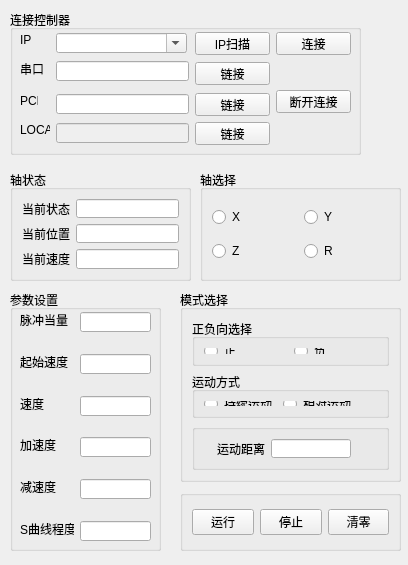
<?xml version="1.0" encoding="UTF-8"?>
<ui version="4.0">
 <class>Form</class>
 <widget class="QWidget" name="Form">
  <property name="geometry">
   <rect>
    <x>0</x>
    <y>0</y>
    <width>408</width>
    <height>565</height>
   </rect>
  </property>
  <property name="windowTitle">
   <string>Form</string>
  </property>
  <widget class="QGroupBox" name="groupBox_4">
   <property name="geometry">
    <rect>
     <x>10</x>
     <y>290</y>
     <width>151</width>
     <height>261</height>
    </rect>
   </property>
   <property name="sizePolicy">
    <sizepolicy hsizetype="Preferred" vsizetype="Preferred">
     <horstretch>0</horstretch>
     <verstretch>0</verstretch>
    </sizepolicy>
   </property>
   <property name="title">
    <string>参数设置</string>
   </property>
   <widget class="QLabel" name="label_5">
    <property name="geometry">
     <rect>
      <x>10</x>
      <y>22</y>
      <width>48</width>
      <height>16</height>
     </rect>
    </property>
    <property name="text">
     <string>脉冲当量</string>
    </property>
   </widget>
   <widget class="QLabel" name="label_6">
    <property name="geometry">
     <rect>
      <x>10</x>
      <y>64</y>
      <width>48</width>
      <height>16</height>
     </rect>
    </property>
    <property name="text">
     <string>起始速度</string>
    </property>
   </widget>
   <widget class="QLineEdit" name="edit_Units">
    <property name="geometry">
     <rect>
      <x>70</x>
      <y>22</y>
      <width>71</width>
      <height>20</height>
     </rect>
    </property>
   </widget>
   <widget class="QLineEdit" name="edit_Lspeed">
    <property name="geometry">
     <rect>
      <x>70</x>
      <y>64</y>
      <width>71</width>
      <height>20</height>
     </rect>
    </property>
   </widget>
   <widget class="QLineEdit" name="edit_Speed">
    <property name="geometry">
     <rect>
      <x>70</x>
      <y>106</y>
      <width>71</width>
      <height>20</height>
     </rect>
    </property>
   </widget>
   <widget class="QLineEdit" name="edit_Accel">
    <property name="geometry">
     <rect>
      <x>70</x>
      <y>147</y>
      <width>71</width>
      <height>20</height>
     </rect>
    </property>
   </widget>
   <widget class="QLineEdit" name="edit_Decel">
    <property name="geometry">
     <rect>
      <x>70</x>
      <y>189</y>
      <width>71</width>
      <height>20</height>
     </rect>
    </property>
   </widget>
   <widget class="QLineEdit" name="edit_Sramp">
    <property name="geometry">
     <rect>
      <x>70</x>
      <y>231</y>
      <width>71</width>
      <height>20</height>
     </rect>
    </property>
   </widget>
   <widget class="QLabel" name="label_7">
    <property name="geometry">
     <rect>
      <x>10</x>
      <y>106</y>
      <width>24</width>
      <height>16</height>
     </rect>
    </property>
    <property name="text">
     <string>速度</string>
    </property>
   </widget>
   <widget class="QLabel" name="label_8">
    <property name="geometry">
     <rect>
      <x>10</x>
      <y>147</y>
      <width>36</width>
      <height>16</height>
     </rect>
    </property>
    <property name="text">
     <string>加速度</string>
    </property>
   </widget>
   <widget class="QLabel" name="label_9">
    <property name="geometry">
     <rect>
      <x>10</x>
      <y>189</y>
      <width>36</width>
      <height>16</height>
     </rect>
    </property>
    <property name="text">
     <string>减速度</string>
    </property>
   </widget>
   <widget class="QLabel" name="label_10">
    <property name="geometry">
     <rect>
      <x>10</x>
      <y>231</y>
      <width>54</width>
      <height>16</height>
     </rect>
    </property>
    <property name="text">
     <string>S曲线程度</string>
    </property>
   </widget>
  </widget>
  <widget class="QGroupBox" name="groupBox_3">
   <property name="geometry">
    <rect>
     <x>200</x>
     <y>170</y>
     <width>201</width>
     <height>111</height>
    </rect>
   </property>
   <property name="title">
    <string>轴选择</string>
   </property>
   <layout class="QGridLayout" name="gridLayout">
    <item row="0" column="0">
     <widget class="QRadioButton" name="radio_X">
      <property name="text">
       <string>X</string>
      </property>
     </widget>
    </item>
    <item row="0" column="1">
     <widget class="QRadioButton" name="radio_Y">
      <property name="text">
       <string>Y</string>
      </property>
     </widget>
    </item>
    <item row="1" column="0">
     <widget class="QRadioButton" name="radio_Z">
      <property name="text">
       <string>Z</string>
      </property>
     </widget>
    </item>
    <item row="1" column="1">
     <widget class="QRadioButton" name="radio_R">
      <property name="text">
       <string>R</string>
      </property>
     </widget>
    </item>
   </layout>
  </widget>
  <widget class="QGroupBox" name="groupBox_2">
   <property name="geometry">
    <rect>
     <x>10</x>
     <y>170</y>
     <width>181</width>
     <height>111</height>
    </rect>
   </property>
   <property name="title">
    <string>轴状态</string>
   </property>
   <layout class="QFormLayout" name="formLayout">
    <property name="topMargin">
     <number>9</number>
    </property>
    <property name="rightMargin">
     <number>9</number>
    </property>
    <property name="bottomMargin">
     <number>9</number>
    </property>
    <item row="0" column="0">
     <widget class="QLabel" name="label_2">
      <property name="text">
       <string>当前状态</string>
      </property>
      <property name="margin">
       <number>5</number>
      </property>
     </widget>
    </item>
    <item row="0" column="1">
     <widget class="QLineEdit" name="edit_State">
      <property name="readOnly">
       <bool>true</bool>
      </property>
     </widget>
    </item>
    <item row="1" column="0">
     <widget class="QLabel" name="label_3">
      <property name="text">
       <string>当前位置</string>
      </property>
      <property name="margin">
       <number>5</number>
      </property>
     </widget>
    </item>
    <item row="1" column="1">
     <widget class="QLineEdit" name="edit_Dpos">
      <property name="readOnly">
       <bool>true</bool>
      </property>
     </widget>
    </item>
    <item row="2" column="0">
     <widget class="QLabel" name="label_4">
      <property name="text">
       <string>当前速度</string>
      </property>
      <property name="margin">
       <number>5</number>
      </property>
      <property name="indent">
       <number>-1</number>
      </property>
      <property name="openExternalLinks">
       <bool>false</bool>
      </property>
     </widget>
    </item>
    <item row="2" column="1">
     <widget class="QLineEdit" name="edit_Vspeed">
      <property name="readOnly">
       <bool>true</bool>
      </property>
     </widget>
    </item>
   </layout>
  </widget>
  <widget class="QGroupBox" name="groupBox">
   <property name="geometry">
    <rect>
     <x>10</x>
     <y>10</y>
     <width>351</width>
     <height>145</height>
    </rect>
   </property>
   <property name="sizePolicy">
    <sizepolicy hsizetype="Preferred" vsizetype="Fixed">
     <horstretch>0</horstretch>
     <verstretch>0</verstretch>
    </sizepolicy>
   </property>
   <property name="title">
    <string>连接控制器</string>
   </property>
   <widget class="QLabel" name="label">
    <property name="geometry">
     <rect>
      <x>10</x>
      <y>22</y>
      <width>16</width>
      <height>16</height>
     </rect>
    </property>
    <property name="sizePolicy">
     <sizepolicy hsizetype="Fixed" vsizetype="Preferred">
      <horstretch>0</horstretch>
      <verstretch>0</verstretch>
     </sizepolicy>
    </property>
    <property name="text">
     <string>IP</string>
    </property>
   </widget>
   <widget class="QComboBox" name="comboBox">
    <property name="geometry">
     <rect>
      <x>46</x>
      <y>23</y>
      <width>131</width>
      <height>20</height>
     </rect>
    </property>
    <property name="sizePolicy">
     <sizepolicy hsizetype="Fixed" vsizetype="Fixed">
      <horstretch>0</horstretch>
      <verstretch>0</verstretch>
     </sizepolicy>
    </property>
    <property name="editable">
     <bool>true</bool>
    </property>
    <property name="currentText">
     <string/>
    </property>
   </widget>
   <widget class="QPushButton" name="btn_close">
    <property name="geometry">
     <rect>
      <x>266</x>
      <y>80</y>
      <width>75</width>
      <height>23</height>
     </rect>
    </property>
    <property name="sizePolicy">
     <sizepolicy hsizetype="Fixed" vsizetype="Fixed">
      <horstretch>0</horstretch>
      <verstretch>0</verstretch>
     </sizepolicy>
    </property>
    <property name="text">
     <string>断开连接</string>
    </property>
   </widget>
   <widget class="QPushButton" name="btn_open">
    <property name="geometry">
     <rect>
      <x>266</x>
      <y>22</y>
      <width>75</width>
      <height>23</height>
     </rect>
    </property>
    <property name="sizePolicy">
     <sizepolicy hsizetype="Fixed" vsizetype="Fixed">
      <horstretch>0</horstretch>
      <verstretch>0</verstretch>
     </sizepolicy>
    </property>
    <property name="text">
     <string>连接</string>
    </property>
   </widget>
   <widget class="QPushButton" name="btn_ip_scan">
    <property name="geometry">
     <rect>
      <x>185</x>
      <y>22</y>
      <width>75</width>
      <height>23</height>
     </rect>
    </property>
    <property name="text">
     <string>IP扫描</string>
    </property>
   </widget>
   <widget class="QPushButton" name="btn_com">
    <property name="geometry">
     <rect>
      <x>185</x>
      <y>52</y>
      <width>75</width>
      <height>23</height>
     </rect>
    </property>
    <property name="text">
     <string>链接</string>
    </property>
   </widget>
   <widget class="QLabel" name="label_12">
    <property name="geometry">
     <rect>
      <x>10</x>
      <y>51</y>
      <width>24</width>
      <height>16</height>
     </rect>
    </property>
    <property name="text">
     <string>串口</string>
    </property>
   </widget>
   <widget class="QLabel" name="label_13">
    <property name="geometry">
     <rect>
      <x>10</x>
      <y>83</y>
      <width>18</width>
      <height>16</height>
     </rect>
    </property>
    <property name="text">
     <string>PCI</string>
    </property>
   </widget>
   <widget class="QLineEdit" name="edit_com">
    <property name="geometry">
     <rect>
      <x>46</x>
      <y>51</y>
      <width>133</width>
      <height>20</height>
     </rect>
    </property>
   </widget>
   <widget class="QLineEdit" name="edit_pci">
    <property name="geometry">
     <rect>
      <x>46</x>
      <y>84</y>
      <width>133</width>
      <height>20</height>
     </rect>
    </property>
   </widget>
   <widget class="QPushButton" name="btn_pci">
    <property name="geometry">
     <rect>
      <x>185</x>
      <y>83</y>
      <width>75</width>
      <height>23</height>
     </rect>
    </property>
    <property name="text">
     <string>链接</string>
    </property>
   </widget>
   <widget class="QLabel" name="label_14">
    <property name="geometry">
     <rect>
      <x>10</x>
      <y>112</y>
      <width>30</width>
      <height>16</height>
     </rect>
    </property>
    <property name="text">
     <string>LOCAL</string>
    </property>
   </widget>
   <widget class="QLineEdit" name="edit_local">
    <property name="enabled">
     <bool>false</bool>
    </property>
    <property name="geometry">
     <rect>
      <x>46</x>
      <y>113</y>
      <width>133</width>
      <height>20</height>
     </rect>
    </property>
   </widget>
   <widget class="QPushButton" name="btn_local">
    <property name="geometry">
     <rect>
      <x>185</x>
      <y>112</y>
      <width>75</width>
      <height>23</height>
     </rect>
    </property>
    <property name="text">
     <string>链接</string>
    </property>
   </widget>
  </widget>
  <widget class="QGroupBox" name="groupBox_9">
   <property name="geometry">
    <rect>
     <x>180</x>
     <y>490</y>
     <width>221</width>
     <height>61</height>
    </rect>
   </property>
   <property name="title">
    <string/>
   </property>
   <layout class="QHBoxLayout" name="horizontalLayout_3">
    <item>
     <widget class="QPushButton" name="btn_Run">
      <property name="text">
       <string>运行</string>
      </property>
     </widget>
    </item>
    <item>
     <widget class="QPushButton" name="btn_Stop">
      <property name="text">
       <string>停止</string>
      </property>
     </widget>
    </item>
    <item>
     <widget class="QPushButton" name="btn_Clear">
      <property name="text">
       <string>清零</string>
      </property>
     </widget>
    </item>
   </layout>
  </widget>
  <widget class="QGroupBox" name="groupBox_5">
   <property name="geometry">
    <rect>
     <x>180</x>
     <y>290</y>
     <width>221</width>
     <height>192</height>
    </rect>
   </property>
   <property name="title">
    <string>模式选择</string>
   </property>
   <layout class="QVBoxLayout" name="verticalLayout">
    <item>
     <widget class="QGroupBox" name="groupBox_6">
      <property name="title">
       <string>正负向选择</string>
      </property>
      <layout class="QHBoxLayout" name="horizontalLayout">
       <item>
        <widget class="QRadioButton" name="radio_Zheng">
         <property name="text">
          <string>正</string>
         </property>
        </widget>
       </item>
       <item>
        <widget class="QRadioButton" name="radio_fu">
         <property name="text">
          <string>负</string>
         </property>
        </widget>
       </item>
      </layout>
     </widget>
    </item>
    <item>
     <widget class="QGroupBox" name="groupBox_7">
      <property name="title">
       <string>运动方式</string>
      </property>
      <layout class="QFormLayout" name="formLayout_4">
       <item row="0" column="0">
        <widget class="QRadioButton" name="radio_Vmove">
         <property name="text">
          <string>持续运动</string>
         </property>
        </widget>
       </item>
       <item row="0" column="1">
        <widget class="QRadioButton" name="radio_MoveAbs">
         <property name="text">
          <string>相对运动</string>
         </property>
        </widget>
       </item>
      </layout>
     </widget>
    </item>
    <item>
     <widget class="QGroupBox" name="groupBox_8">
      <property name="title">
       <string/>
      </property>
      <layout class="QHBoxLayout" name="horizontalLayout_2">
       <item>
        <spacer name="horizontalSpacer_2">
         <property name="orientation">
          <enum>Qt::Horizontal</enum>
         </property>
         <property name="sizeHint" stdset="0">
          <size>
           <width>40</width>
           <height>20</height>
          </size>
         </property>
        </spacer>
       </item>
       <item>
        <widget class="QLabel" name="label_11">
         <property name="text">
          <string>运动距离</string>
         </property>
        </widget>
       </item>
       <item>
        <widget class="QLineEdit" name="edit_Distance"/>
       </item>
       <item>
        <spacer name="horizontalSpacer_3">
         <property name="orientation">
          <enum>Qt::Horizontal</enum>
         </property>
         <property name="sizeHint" stdset="0">
          <size>
           <width>40</width>
           <height>20</height>
          </size>
         </property>
        </spacer>
       </item>
       <item>
        <spacer name="horizontalSpacer">
         <property name="orientation">
          <enum>Qt::Horizontal</enum>
         </property>
         <property name="sizeHint" stdset="0">
          <size>
           <width>40</width>
           <height>20</height>
          </size>
         </property>
        </spacer>
       </item>
      </layout>
     </widget>
    </item>
   </layout>
  </widget>
 </widget>
 <resources/>
 <connections/>
</ui>
